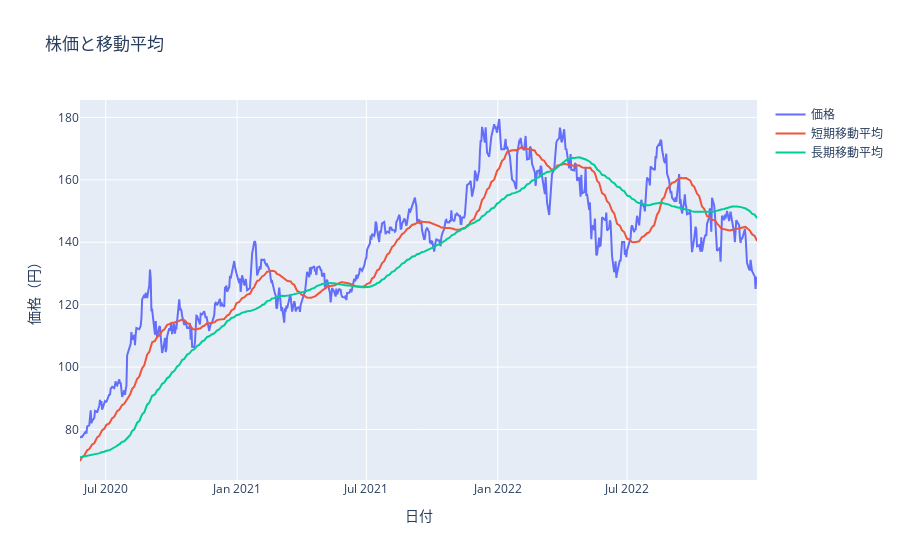
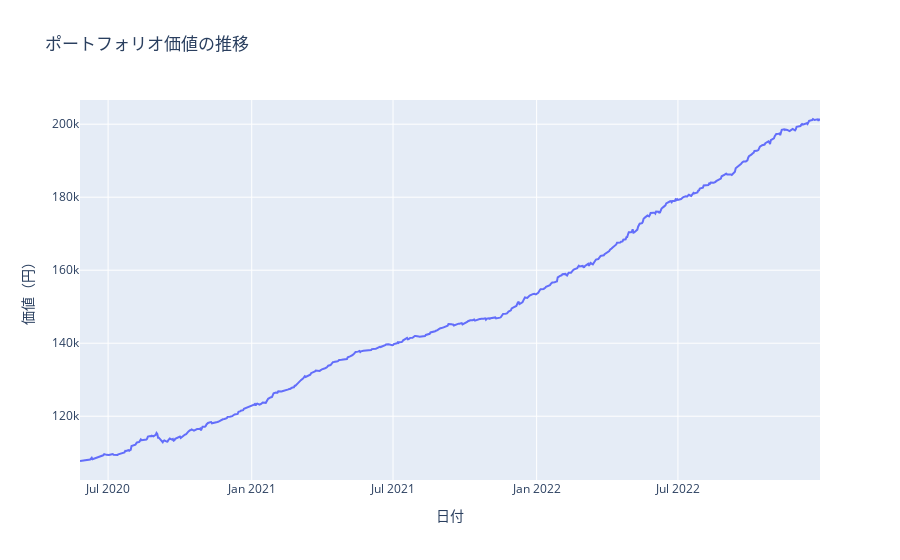

The notebook cell these images were saved under, in order:
### Code cell
import yfinance as yf
import pandas as pd
import numpy as np
from sklearn.ensemble import RandomForestClassifier
from sklearn.model_selection import train_test_split
import plotly.graph_objects as go

# データ取得
def get_stock_data(ticker, start, end):
    stock_data = yf.download(ticker, start=start, end=end)
    return stock_data

# 特徴量の作成
def create_features(data):
    data['short_mavg'] = data['Adj Close'].rolling(window=40).mean()
    data['long_mavg'] = data['Adj Close'].rolling(window=100).mean()
    data['bollinger_up'] = data['Adj Close'].rolling(window=20).mean() + 2*data['Adj Close'].rolling(window=20).std()
    data['bollinger_down'] = data['Adj Close'].rolling(window=20).mean() - 2*data['Adj Close'].rolling(window=20).std()
    data['rsi'] = calculate_rsi(data['Adj Close'], window=14)
    data.dropna(inplace=True)
    return data

# RSIの計算
def calculate_rsi(series, window):
    delta = series.diff(1)
    gain = (delta.where(delta > 0, 0)).rolling(window=window).mean()
    loss = (-delta.where(delta < 0, 0)).rolling(window=window).mean()
    rs = gain / loss
    return 100 - (100 / (1 + rs))

# 取引ルールの適用
def apply_trading_strategy(data):
    # 特徴量の準備
    features = ['short_mavg', 'long_mavg', 'bollinger_up', 'bollinger_down', 'rsi']
    X = data[features]
    y = np.where(data['Adj Close'].shift(-1) > data['Adj Close'], 1, -1)

    # データの分割
    X_train, X_test, y_train, y_test = train_test_split(X, y, test_size=0.3, random_state=42)

    # モデルの訓練
    model = RandomForestClassifier(n_estimators=100, random_state=42)
    model.fit(X_train, y_train)

    # 予測の適用
    data['signal'] = model.predict(X)
    data['positions'] = data['signal'].diff()
    return data

# バックテストの実行
def backtest(signals, initial_capital=100000.0, share_size=100):
    positions = pd.DataFrame(index=signals.index).fillna(0.0)
    positions['NVDA'] = share_size * signals['signal']
    portfolio = positions.multiply(signals['Adj Close'], axis=0)
    pos_diff = positions.diff()

    portfolio['holdings'] = (positions.multiply(signals['Adj Close'], axis=0)).sum(axis=1)
    portfolio['cash'] = initial_capital - (pos_diff.multiply(signals['Adj Close'], axis=0)).sum(axis=1).cumsum()
    portfolio['total'] = portfolio['cash'] + portfolio['holdings']
    portfolio['returns'] = portfolio['total'].pct_change()

    return portfolio

# プロット関数
def plot_results(signals, portfolio):
    fig = go.Figure()

    # 株価と移動平均
    fig.add_trace(go.Scatter(x=signals.index, y=signals['Adj Close'], mode='lines', name='価格'))
    fig.add_trace(go.Scatter(x=signals.index, y=signals['short_mavg'], mode='lines', name='短期移動平均'))
    fig.add_trace(go.Scatter(x=signals.index, y=signals['long_mavg'], mode='lines', name='長期移動平均'))

    # 売買シグナルのプロット
    buy_signals = signals.loc[signals.positions == 1.0]
    sell_signals = signals.loc[signals.positions == -1.0]
    fig.add_trace(go.Scatter(x=buy_signals.index, y=buy_signals['Adj Close'], mode='markers', marker=dict(symbol='triangle-up', size=10, color='green'), name='買いシグナル'))
    fig.add_trace(go.Scatter(x=sell_signals.index, y=sell_signals['Adj Close'], mode='markers', marker=dict(symbol='triangle-down', size=10, color='red'), name='売りシグナル'))

    fig.update_layout(title='株価と移動平均', xaxis_title='日付', yaxis_title='価格（円）')
    
    # ポートフォリオの価値
    fig_portfolio = go.Figure()
    fig_portfolio.add_trace(go.Scatter(x=portfolio.index, y=portfolio['total'], mode='lines', name='ポートフォリオ価値'))

    fig_portfolio.update_layout(title='ポートフォリオ価値の推移', xaxis_title='日付', yaxis_title='価値（円）')

    fig.show()
    fig_portfolio.show()

# 主な実行部分
if __name__ == "__main__":
    ticker = 'AAPL'
    start_date = '2020-01-01'
    end_date = '2023-01-01'

    data = get_stock_data(ticker, start_date, end_date)
    data = create_features(data)
    signals = apply_trading_strategy(data)
    portfolio = backtest(signals)
    plot_results(signals, portfolio)

    # ポートフォリオの上昇率の計算と出力
    initial_portfolio_value = portfolio['total'].iloc[0]
    final_portfolio_value = portfolio['total'].iloc[-1]
    return_percentage = (final_portfolio_value - initial_portfolio_value) / initial_portfolio_value * 100
    print(f"ポートフォリオの初期価値: {initial_portfolio_value:.2f}円")
    print(f"ポートフォリオの最終価値: {final_portfolio_value:.2f}円")
    print(f"ポートフォリオの上昇率: {return_percentage:.2f}%")

### Figure 1 — Plotly figure (JSON) as saved in the notebook; plotly's stock layout.template omitted (floating-point values rounded to 4 significant figures; data arrays with more than 128 entries replaced by an {"elided": "..."} marker saying what was removed)
{"data": [{"mode": "lines", "name": "価格", "type": "scatter", "x": {"elided": "657 str values"}, "y": {"elided": "657 float values"}}, {"mode": "lines", "name": "短期移動平均", "type": "scatter", "x": {"elided": "657 str values"}, "y": {"elided": "657 float values"}}, {"mode": "lines", "name": "長期移動平均", "type": "scatter", "x": {"elided": "657 str values"}, "y": {"elided": "657 float values"}}, {"marker": {"color": "green", "size": 10, "symbol": "triangle-up"}, "mode": "markers", "name": "買いシグナル", "type": "scatter", "x": [], "y": []}, {"marker": {"color": "red", "size": 10, "symbol": "triangle-down"}, "mode": "markers", "name": "売りシグナル", "type": "scatter", "x": [], "y": []}], "layout": {"autosize": true, "title": {"text": "株価と移動平均"}, "xaxis": {"autorange": true, "range": ["2020-05-26", "2022-12-30"], "title": {"text": "日付"}, "type": "date"}, "yaxis": {"autorange": true, "range": [63.83, 185.6], "title": {"text": "価格（円）"}, "type": "linear"}}}

### Figure 2 — Plotly figure (JSON) as saved in the notebook; plotly's stock layout.template omitted (floating-point values rounded to 4 significant figures; data arrays with more than 128 entries replaced by an {"elided": "..."} marker saying what was removed)
{"data": [{"mode": "lines", "name": "ポートフォリオ価値", "type": "scatter", "x": {"elided": "657 str values"}, "y": {"elided": "657 float values"}}], "layout": {"autosize": true, "title": {"text": "ポートフォリオ価値の推移"}, "xaxis": {"autorange": true, "range": ["2020-05-26", "2022-12-30"], "title": {"text": "日付"}, "type": "date"}, "yaxis": {"autorange": true, "range": [102500.0, 206600.0], "title": {"text": "価値（円）"}, "type": "linear"}}}
